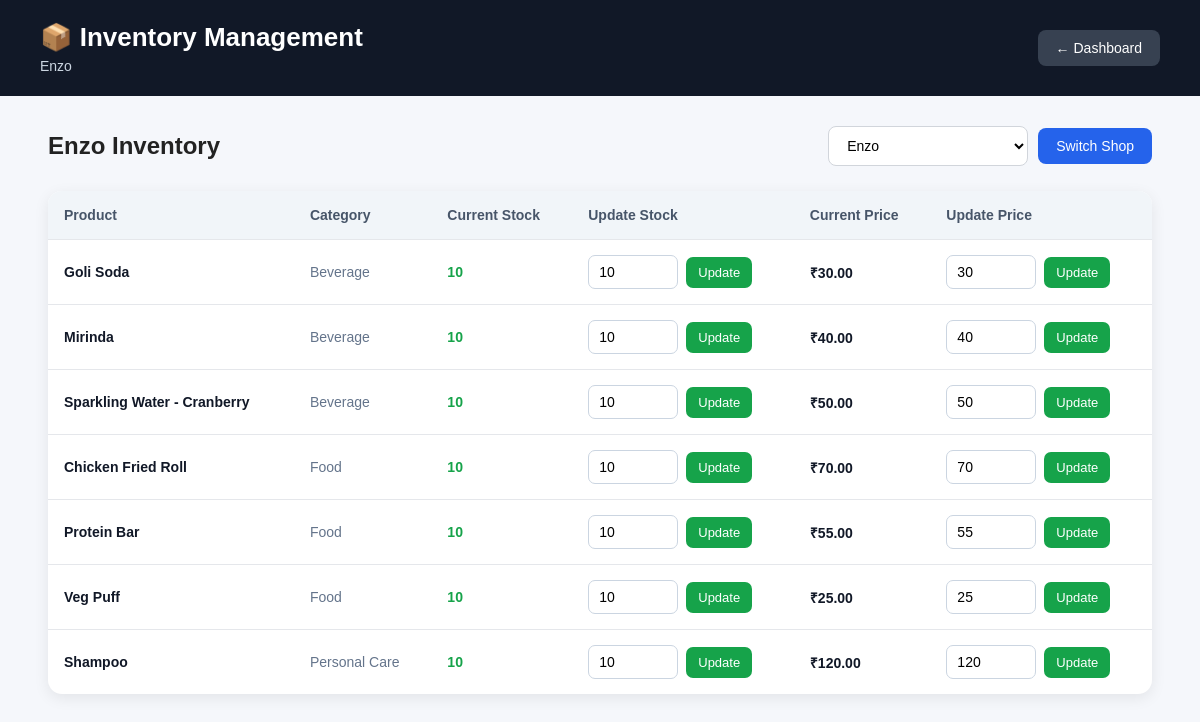
Before: /inventory/1 with the older database file.
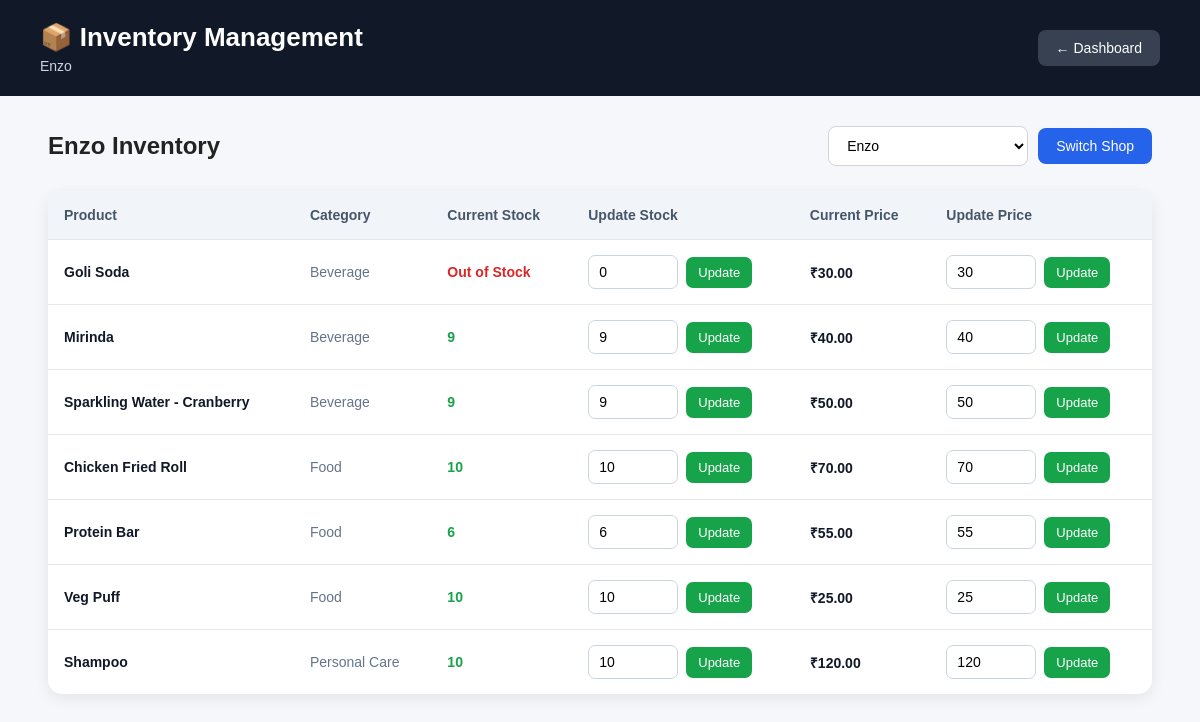
After: the same page with the newer database file.
### tables this page shows
CREATE TABLE inventory (
    shop_id INTEGER,
    product_id INTEGER,
    stock INTEGER NOT NULL,
    price INTEGER NOT NULL,

    PRIMARY KEY (shop_id, product_id),

    FOREIGN KEY (shop_id) REFERENCES shops(id),
    FOREIGN KEY (product_id) REFERENCES products(id)
);

CREATE TABLE products (
    id INTEGER PRIMARY KEY,
    name TEXT NOT NULL,
    category TEXT NOT NULL
);

### app.py (the view)
@app.route("/inventory/<int:shop_id>")
def inventory(shop_id):
            conn = get_db_connection()
            shop = conn.execute(
                "SELECT * FROM shops WHERE id=?",
                (shop_id,)
            ).fetchone()
            shops = conn.execute(
                "SELECT * FROM shops"
            ).fetchall()
            inventory = conn.execute("""
                SELECT
                    inventory.product_id,
                    inventory.price,
                    inventory.stock,

                    products.name AS product_name,
                    products.category

                FROM inventory

                JOIN products
                    ON inventory.product_id = products.id

                WHERE inventory.shop_id = ?

                ORDER BY products.category, products.name
            """, (shop_id,)).fetchall()
            conn.close()
            return render_template(
                "inventory.html",
                shop=shop,
                shops=shops,
                inventory=inventory
            )

### app.py (called while the page is built)
def get_db_connection():
    conn = sqlite3.connect("campus_cart.db")
    conn.row_factory = sqlite3.Row
    return conn

### templates/inventory.html (shortened to what the changed rows need)
<!DOCTYPE html>
<html lang="en">
<head>
</head>
<body>
    <div class="header">
        <div>
            <h1>📦 Inventory Management</h1>
        </div>
    </div>
    <div class="container">
        <div class="top-section">
            <div>
                <h2>{{ shop['name'] }} Inventory</h2>
            </div>
        </div>
        <div class="inventory-card">
            {% if inventory %}
            <table>
                <thead>
                    <tr>
                        <th>Product</th>
                        <th>Category</th>
                        <th>Current Stock</th>
                        <th>Update Stock</th>
                        <th>Current Price</th>
                        <th>Update Price</th>
                    </tr>
                </thead>
                <tbody>
                    {% for item in inventory %}
                    <tr>
                        <td>
                            <div class="product-name">
                                {{ item['product_name'] }}
                            </div>
                        </td>
                        <td>
                            <span class="category">
                                {{ item['category'] }}
                            </span>
                        </td>
                        <td>
                            {% if item['stock'] == 0 %}
                                <span style="color:#dc2626;font-weight:bold;">
                                    Out of Stock
                                </span>
                            {% elif item['stock'] <= 5 %}
                                <span style="color:#ea580c;font-weight:bold;">
                                    {{ item['stock'] }} left
                                </span>
                            {% else %}
                                <span style="color:#16a34a;font-weight:bold;">
                                    {{ item['stock'] }}
                                </span>
                            {% endif %}
                        </td>
                        <td>
                            <form
                                action="{{ url_for('update_stock') }}"
                                method="POST"
                                class="stock-form"
                            >
                                <input
                                    type="number"
                                    name="stock"
                                    value="{{ item['stock'] }}"
                                    min="0"
                                    required
                                >
                                <button
                                    type="submit"
                                    class="update-btn"
                                >
                                    Update
                                </button>
                            </form>
                        </td>
                        <td>
                            <span class="price">
                                ₹{{ "%.2f"|format(item['price']) }}
                            </span>
                        </td>
                        <td>
                            <form
                                action="{{ url_for('update_price') }}"
                                method="POST"
                                class="price-form"
                            >
                                <input
                                    type="number"
                                    name="price"
                                    value="{{ item['price'] }}"
                                    min="0"
                                    step="0.01"
                                    required
                                >
                                <button
                                    type="submit"
                                    class="update-btn"
                                >
                                    Update
                                </button>
                            </form>
                        </td>
                    </tr>
                    {% endfor %}
                </tbody>
            </table>
            {% endif %}
        </div>
    </div>
</body>
</html>

Changed rows visible on the page:
changed inventory "Goli Soda": stock "10" → "0"; stock "10" → (not shown); now shows "Out of Stock"
changed inventory "Mirinda": stock "10" → "9"
changed inventory "Sparkling Water - Cranberry": stock "10" → "9"
changed inventory "Protein Bar": stock "10" → "6"
